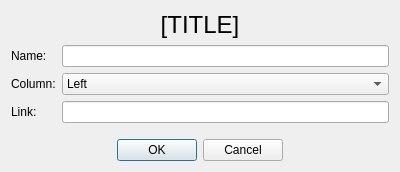
<?xml version="1.0" encoding="UTF-8"?>
<ui version="4.0">
 <class>groupDialog</class>
 <widget class="QDialog" name="groupDialog">
  <property name="geometry">
   <rect>
    <x>0</x>
    <y>0</y>
    <width>400</width>
    <height>172</height>
   </rect>
  </property>
  <property name="windowTitle">
   <string>Group Form</string>
  </property>
  <layout class="QVBoxLayout" name="verticalLayout">
   <item>
    <layout class="QFormLayout" name="formLayout">
     <item row="0" column="0" colspan="2">
      <widget class="QLabel" name="title">
       <property name="font">
        <font>
         <pointsize>18</pointsize>
        </font>
       </property>
       <property name="text">
        <string>[TITLE]</string>
       </property>
       <property name="alignment">
        <set>Qt::AlignCenter</set>
       </property>
      </widget>
     </item>
     <item row="1" column="0">
      <widget class="QLabel" name="descriptionLabel">
       <property name="text">
        <string>Name:</string>
       </property>
      </widget>
     </item>
     <item row="1" column="1">
      <widget class="QLineEdit" name="group_name"/>
     </item>
     <item row="2" column="0">
      <widget class="QLabel" name="dueDateLabel">
       <property name="text">
        <string>Column:</string>
       </property>
      </widget>
     </item>
     <item row="2" column="1">
      <widget class="QComboBox" name="group_column">
       <item>
        <property name="text">
         <string>Left</string>
        </property>
       </item>
       <item>
        <property name="text">
         <string>Right</string>
        </property>
       </item>
      </widget>
     </item>
     <item row="3" column="0">
      <widget class="QLabel" name="linkLabel">
       <property name="text">
        <string>Link:</string>
       </property>
      </widget>
     </item>
     <item row="3" column="1">
      <widget class="QLineEdit" name="group_link"/>
     </item>
    </layout>
   </item>
   <item>
    <widget class="QDialogButtonBox" name="buttonBox">
     <property name="layoutDirection">
      <enum>Qt::LeftToRight</enum>
     </property>
     <property name="orientation">
      <enum>Qt::Horizontal</enum>
     </property>
     <property name="standardButtons">
      <set>QDialogButtonBox::Cancel|QDialogButtonBox::Ok</set>
     </property>
     <property name="centerButtons">
      <bool>true</bool>
     </property>
    </widget>
   </item>
  </layout>
 </widget>
 <resources/>
 <connections>
  <connection>
   <sender>buttonBox</sender>
   <signal>accepted()</signal>
   <receiver>groupDialog</receiver>
   <slot>accept()</slot>
   <hints>
    <hint type="sourcelabel">
     <x>248</x>
     <y>254</y>
    </hint>
    <hint type="destinationlabel">
     <x>157</x>
     <y>274</y>
    </hint>
   </hints>
  </connection>
  <connection>
   <sender>buttonBox</sender>
   <signal>rejected()</signal>
   <receiver>groupDialog</receiver>
   <slot>reject()</slot>
   <hints>
    <hint type="sourcelabel">
     <x>316</x>
     <y>260</y>
    </hint>
    <hint type="destinationlabel">
     <x>286</x>
     <y>274</y>
    </hint>
   </hints>
  </connection>
 </connections>
</ui>
